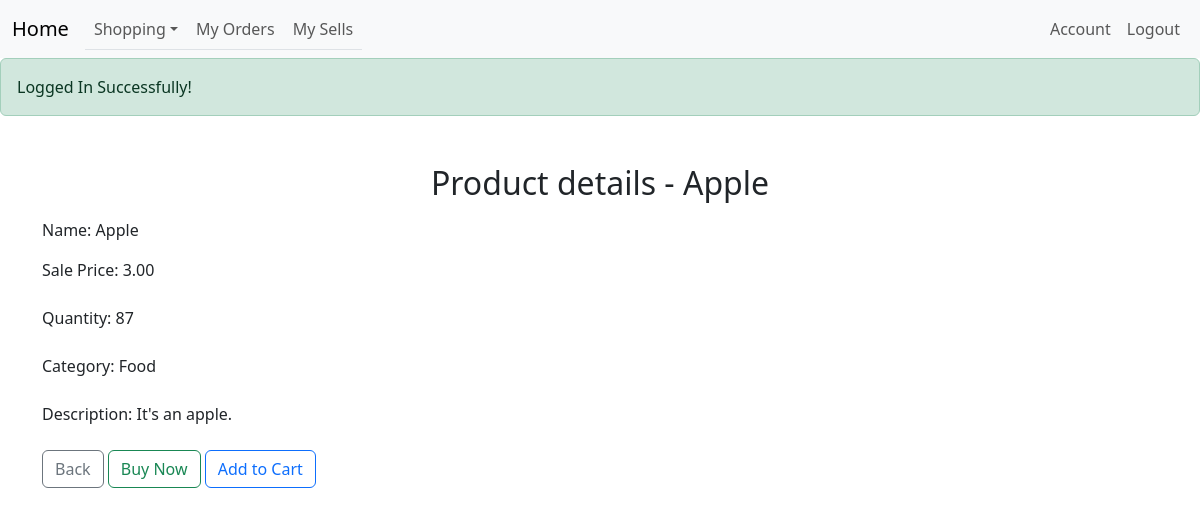
The app's page /detail.php?productId=1 (signed in), older data.
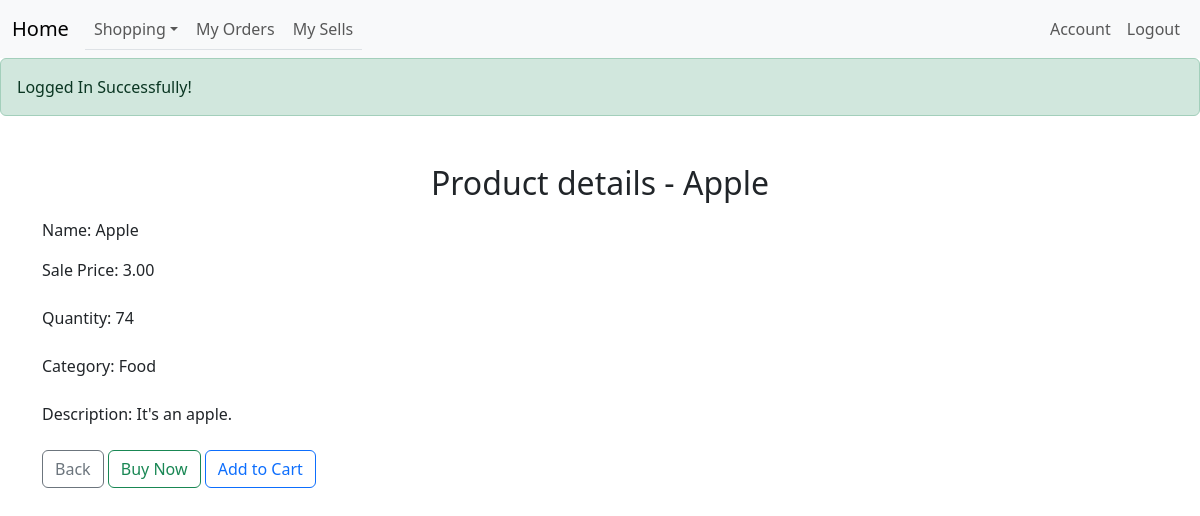
The same page, newer data.
### tables this page shows
CREATE TABLE `sells` (
  `id` int(11) NOT NULL,
  `name` varchar(100) NOT NULL,
  `username` varchar(20) NOT NULL,
  `price` decimal(10,2) UNSIGNED NOT NULL,
  `quantity` int(10) UNSIGNED NOT NULL,
  `category` enum('Food','Clothes','Groceries','') NOT NULL,
  `description` text NOT NULL
);

### detail.php (the view, shortened to what this page needs)
<?php
include "header.php";
require_once "pdo.php";
require_once "helper.php";
include "navbar.php";
if (checkLogin()) {
    if (isset($_GET['productId'])) {
        try {
            $sql = "select * from sells where id=:id";
            $stmt = $pdo->prepare($sql);
            $stmt->execute(array(':id' => $_GET['productId']));
            $row = $stmt->fetch(PDO::FETCH_ASSOC);
            ?>
            </head>
            <body>
            <h2 class="text-center mt-5">Product details - <?= htmlentities($row['name']) ?></h2>
            <div class="container mt-3">
                <div class="mb-3">
                    <label for="name">Name: </label> <?= htmlentities($row['name']) ?>
                </div>
                <div class="mb-3">
                    <label for="price" class="form-label">Sale Price: </label> <?= htmlentities($row['price']) ?>
                </div>
                <div class="mb-3">
                    <label for="quantity" class="form-label">Quantity: </label> <?= htmlentities($row['quantity']) ?>
                </div>
                <div class="mb-3">
                    <label for="category" class="form-label">Category: </label> <?= htmlentities($row['category']) ?>
                </div>
                <div class="mb-3">
                    <label for="description"
                           class="form-label">Description: </label> <?= htmlentities($row['description']) ?>
                </div>
                <a type="button" class="btn btn-outline-secondary" href="market.php">Back</a>
                <a href="#buy_<?= $row['id'] ?>" class="btn btn-outline-success" data-bs-toggle="modal">Buy Now</a>
                <button type="submit" class="btn btn-outline-primary" name="addCart" value="Add to Cart">Add to Cart
                </button>
            </div>
            <?php
        } catch (PDOException $e) {
            $_SESSION['error'] = 'Failed to add your product!';
        }
    }
} ?>
<?php
include "footer.php";
?>

Row changes from the older to the newer data that the page shows:
changed sells "Apple": quantity "87" → "74"
